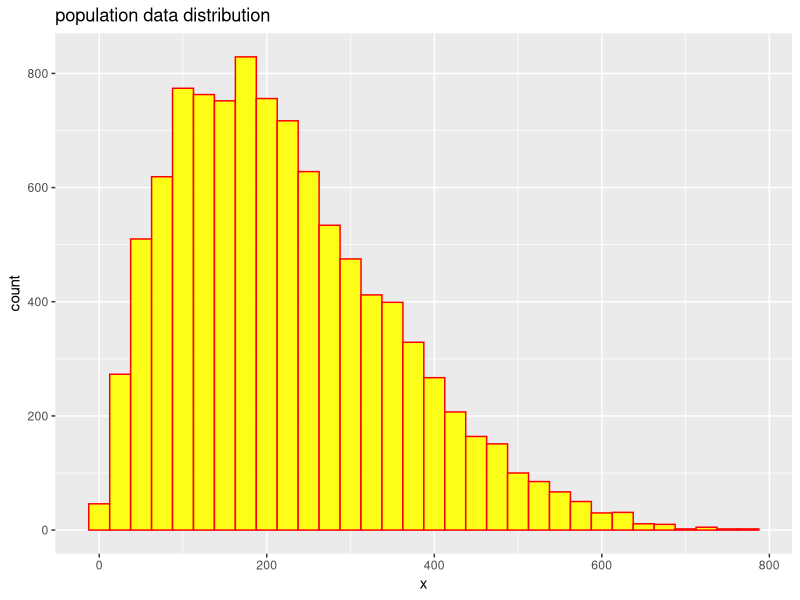
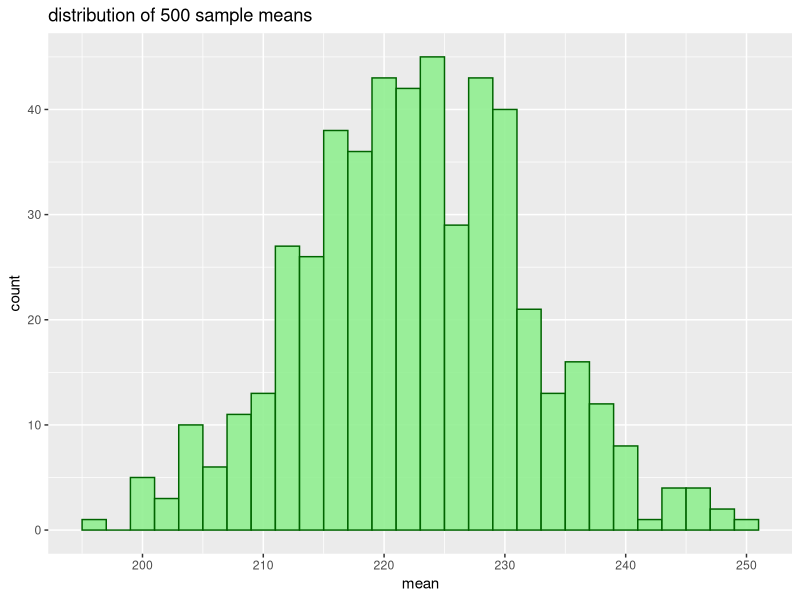
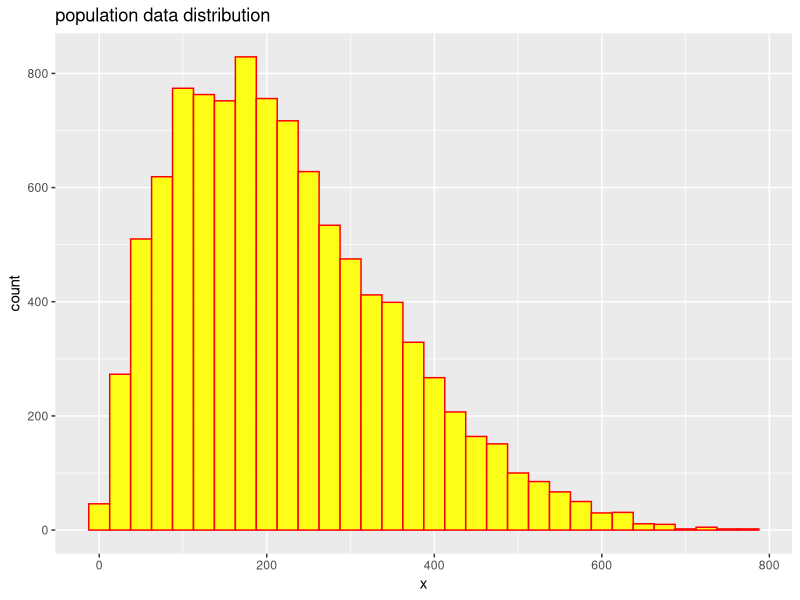
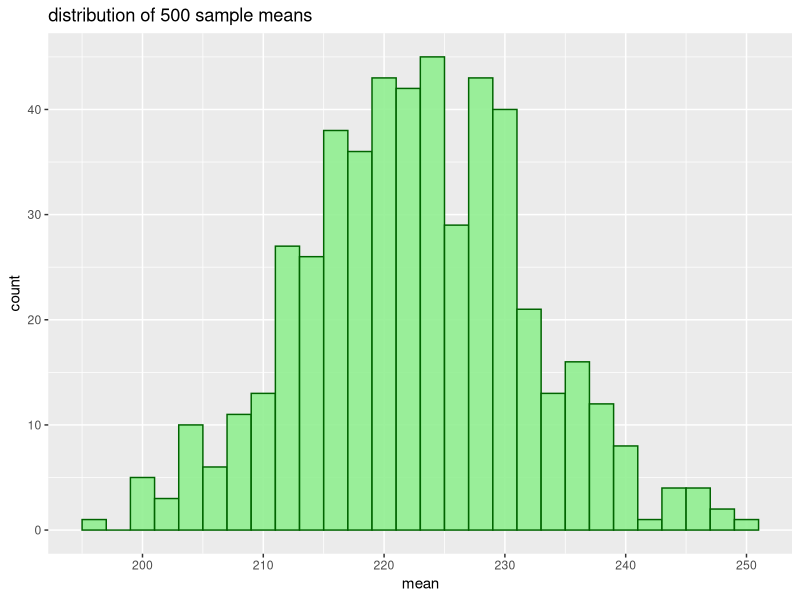

Write R code to recreate these figures, in order.
library(ggplot2)

setwd('C:/Users/Ahmad/Desktop/Ahmad/python/clt_r')

# start by creating population data that has skewed distribution
data_df <- data.frame(x=rbeta(10000,2,7)*1000)

# visualize the skewed distribution
ggplot(data_df, aes(x)) +
geom_histogram(binwidth=25, fill="yellow", color="red", alpha=0.9) +
ggtitle("population data distribution")
ggsave(filename="./output/pop.png", plot=last_plot(), width = 20, height = 15, units='cm')

# create a dataframe of sample means from 500 random samples from the data
mean_df <- data.frame(mean = numeric())

for (x in 1:500) {
  sample <- data_df[sample(nrow(data_df), 200),]
  mean_df <- rbind(mean_df, data.frame(mean = mean(sample)))
}

# visualize distribution of 500 sample means
ggplot(mean_df, aes(mean)) +
  geom_histogram(binwidth=2, fill="lightgreen", color="darkgreen", alpha=0.9) +
  ggtitle("distribution of 500 sample means")
ggsave(filename="./output/dist_500_samples.png", plot=last_plot(), width = 20, height = 15, units='cm')

